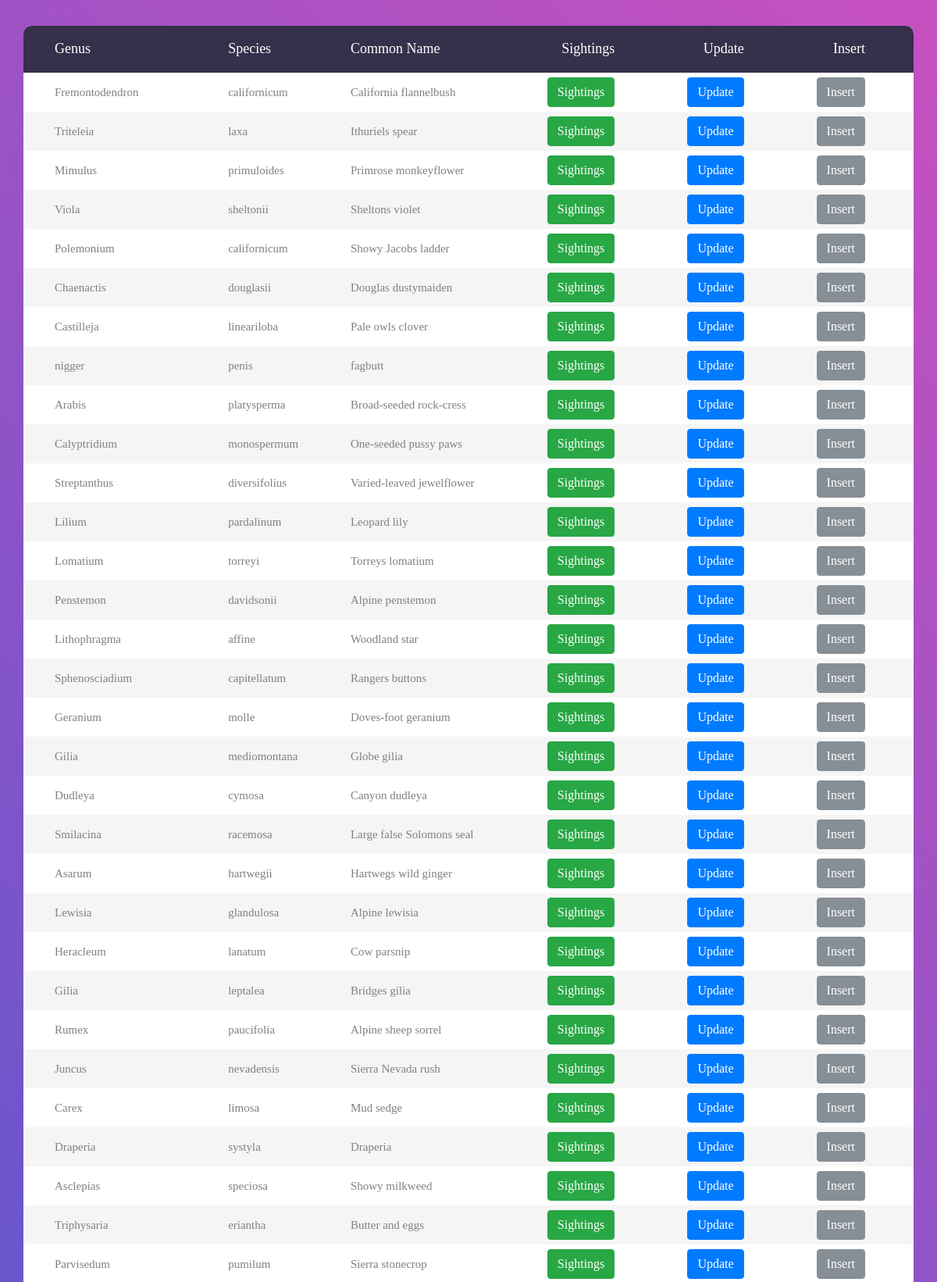
The page /home (upper part) on the database its author committed.
### tables this page shows
CREATE TABLE FLOWERS 
(GENUS VARCHAR(30), SPECIES VARCHAR(30), 
 COMNAME VARCHAR(30) primary key );

### flowerweb.py (the view)
@app.route("/")
@app.route("/home")
def index():
    cur = get_db().cursor()
    f = cur.execute("SELECT * FROM flowers;")
    curl = get_db().cursor()
    l = curl.execute("SELECT * FROM data_log;")
    return render_template("home.html", flowers=f, log=l)

### flowerweb.py (called while the page is built)
def get_db():
    db = getattr(g, '_database', None)
    if db is None:
        db = g._database = sqlite3.connect(DATABASE)
    return db

@app.teardown_appcontext
def close_connection(exception):
    db = getattr(g, '_database', None)
    if db is not None:
        db.close()

### templates/home.html (shortened to what this page needs)
<!DOCTYPE html>
<html lang="en">
<head>
    <link rel="stylesheet" type="text/css" href="{{ url_for('static', filename='home/vendor/bootstrap/css/bootstrap.min.css') }}">
    <link rel="stylesheet" type="text/css" href="{{ url_for('static', filename='home/fonts/font-awesome-4.7.0/css/font-awesome.min.css') }}">
    <link rel="stylesheet" type="text/css" href="{{ url_for('static', filename='home/vendor/animate/animate.css') }}">
    <link rel="stylesheet" type="text/css" href="{{ url_for('static', filename='home/vendor/select2/select2.min.css') }}">
    <link rel="stylesheet" type="text/css" href="{{ url_for('static', filename='home/vendor/perfect-scrollbar/perfect-scrollbar.css') }}">
    <link rel="stylesheet" type="text/css" href="{{ url_for('static', filename='home/css/main.css') }}">
    <link rel="stylesheet" type="text/css" href="{{ url_for('static', filename='home/css/util.css') }}">
</head>
<body>
	<div class="limiter">
		<div class="container-table100">
			<div class="wrap-table100">
				<div class="table100">
					<table>
						<thead>
							<tr class="table100-head">
								<th class="column1">Genus</th>
								<th class="column2">Species</th>
								<th class="column3">Common Name</th>
								<th class="column4">Sightings</th>
								<th class="column5">Update</th>
								<th class="column6">Insert</th>
							</tr>
						</thead>
						<tbody>
                                {% for row in flowers %}
								<tr>
                                    <td class="column1">{{ row[0] }}</td>
                                    <td class="column2">{{ row[1] }}</td>
                                    <td class="column3">{{ row[2] }}</td>
									<td class="column4">
                                        <a role="button" class="btn btn-success" href="{{ url_for('sightings', comname=row[2]) }}">Sightings</a>
                                    </td>
									<td class="column5">
                                        <a role="button" class="btn btn-primary" href="{{ url_for('update', comname=row[2]) }}">Update</a>
                                    </td>
									<td class="column6">
                                        <a role="button" class="btn btn-secondary" href="{{ url_for('insert', comname=row[2]) }}">Insert</a>
                                    </td>
								</tr>
                                {% endfor %}
						</tbody>
					</table>
				</div>
			</div>
		    </div>
        </div>
</body>
</html>

### static/home/css/main.css (style rules this page uses)
* { margin: 0px; padding: 0px; box-sizing: border-box; }
body, html { height: 100%; font-family: sans-serif; }
a { margin: 0px; transition: all 0.4s; -webkit-transition: all 0.4s; -o-transition: all 0.4s; -moz-transition: all 0.4s; }
.limiter { width: 100%; margin: 0 auto; }
.container-table100 { width: 100%; min-height: 100vh; background: #c850c0; background: -webkit-linear-gradient(45deg, #4158d0, #c850c0); background: -o-linear-gradient(45deg, #4158d0, #c850c0); background: -moz-linear-gradient(45deg, #4158d0, #c850c0); background: linear-gradient(45deg, #4158d0, #c850c0); display: -webkit-box; display: -webkit-flex; display: -moz-box; display: -ms-flexbox; display: flex; align-items: center; justify-content: center; flex-wrap: wrap; padding: 33px 30px; }
.wrap-table100 { width: 1170px; }
table { border-spacing: 1; border-collapse: collapse; background: white; border-radius: 10px; overflow: hidden; width: 100%; margin: 0 auto; position: relative; }
table * { position: relative; }
table td, table th { padding-left: 8px; }
table thead tr { height: 60px; background: #36304a; }
table tbody tr { height: 50px; }
table td, table th { text-align: left; }
.table100-head th { font-family: OpenSans-Regular; font-size: 18px; color: #fff; line-height: 1.2; font-weight: unset; }
tbody tr:nth-child(even) { background-color: #f5f5f5; }
tbody tr { font-family: OpenSans-Regular; font-size: 15px; color: #808080; line-height: 1.2; font-weight: unset; }
.column1 { width: 260px; padding-left: 40px; }
.column2 { width: 160px; }
.column3 { width: 245px; }
.column4 { width: 110px; text-align: right; }
.column5 { width: 170px; text-align: right; }
.column6 { width: 222px; text-align: right; padding-right: 62px; }

### rows shown on the page
FLOWERS: GENUS "Fremontodendron", SPECIES "californicum", COMNAME "California flannelbush"
FLOWERS: GENUS "Triteleia", SPECIES "laxa", COMNAME "Ithuriels spear"
FLOWERS: GENUS "Mimulus", SPECIES "primuloides", COMNAME "Primrose monkeyflower"
FLOWERS: GENUS "Viola", SPECIES "sheltonii", COMNAME "Sheltons violet"
FLOWERS: GENUS "Polemonium", SPECIES "californicum", COMNAME "Showy Jacobs ladder"
FLOWERS: GENUS "Chaenactis", SPECIES "douglasii", COMNAME "Douglas dustymaiden"
FLOWERS: GENUS "Castilleja", SPECIES "lineariloba", COMNAME "Pale owls clover"
FLOWERS: GENUS "nigger", SPECIES "penis", COMNAME "fagbutt"
FLOWERS: GENUS "Arabis", SPECIES "platysperma", COMNAME "Broad-seeded rock-cress"
FLOWERS: GENUS "Calyptridium", SPECIES "monospermum", COMNAME "One-seeded pussy paws"
FLOWERS: GENUS "Streptanthus", SPECIES "diversifolius", COMNAME "Varied-leaved jewelflower"
FLOWERS: GENUS "Lilium", SPECIES "pardalinum", COMNAME "Leopard lily"
FLOWERS: GENUS "Lomatium", SPECIES "torreyi", COMNAME "Torreys lomatium"
FLOWERS: GENUS "Penstemon", SPECIES "davidsonii", COMNAME "Alpine penstemon"
FLOWERS: GENUS "Lithophragma", SPECIES "affine", COMNAME "Woodland star"
FLOWERS: GENUS "Sphenosciadium", SPECIES "capitellatum", COMNAME "Rangers buttons"
FLOWERS: GENUS "Geranium", SPECIES "molle", COMNAME "Doves-foot geranium"
FLOWERS: GENUS "Gilia", SPECIES "mediomontana", COMNAME "Globe gilia"
FLOWERS: GENUS "Dudleya", SPECIES "cymosa", COMNAME "Canyon dudleya"
FLOWERS: GENUS "Smilacina", SPECIES "racemosa", COMNAME "Large false Solomons seal"
FLOWERS: GENUS "Asarum", SPECIES "hartwegii", COMNAME "Hartwegs wild ginger"
FLOWERS: GENUS "Lewisia", SPECIES "glandulosa", COMNAME "Alpine lewisia"
FLOWERS: GENUS "Heracleum", SPECIES "lanatum", COMNAME "Cow parsnip"
FLOWERS: GENUS "Gilia", SPECIES "leptalea", COMNAME "Bridges gilia"
FLOWERS: GENUS "Rumex", SPECIES "paucifolia", COMNAME "Alpine sheep sorrel"
FLOWERS: GENUS "Juncus", SPECIES "nevadensis", COMNAME "Sierra Nevada rush"
FLOWERS: GENUS "Carex", SPECIES "limosa", COMNAME "Mud sedge"
FLOWERS: GENUS "Draperia", SPECIES "systyla", COMNAME "Draperia"
FLOWERS: GENUS "Asclepias", SPECIES "speciosa", COMNAME "Showy milkweed"
FLOWERS: GENUS "Triphysaria", SPECIES "eriantha", COMNAME "Butter and eggs"
FLOWERS: GENUS "Parvisedum", SPECIES "pumilum", COMNAME "Sierra stonecrop"
